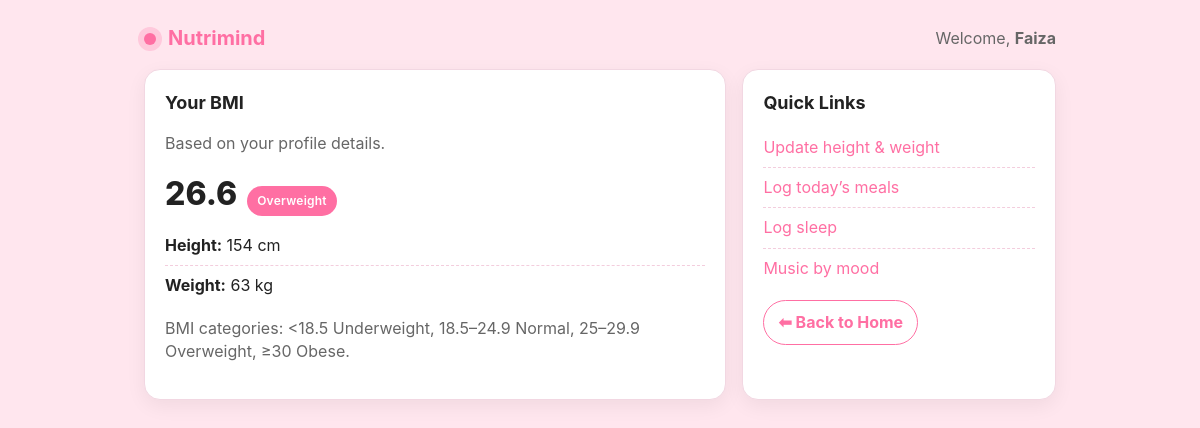
Page /bmi.php (signed in) on the committed database.
### tables this page shows
CREATE TABLE `member` (
  `Member_id` int(50) NOT NULL,
  `Gender` varchar(10) NOT NULL,
  `Height_cm` int(10) NOT NULL,
  `First_name` varchar(100) NOT NULL,
  `Last_name` varchar(100) NOT NULL,
  `Normal` varchar(50) NOT NULL,
  `Overweight` varchar(50) NOT NULL,
  `Obese` varchar(50) NOT NULL,
  `Weight_kg` int(50) NOT NULL,
  `Goal_weight` int(50) DEFAULT NULL,
  `Birth_data` int(50) NOT NULL,
  `Email` varchar(100) NOT NULL,
  `Password_hash` varchar(255) NOT NULL
);

### bmi.php (the view, shortened to what this page needs)
<?php
require_once __DIR__ . '/dbconnect.php';
$memberId = (int)$_SESSION['user_id'];
$firstName = 'Friend';
$h_cm = 0.0;
$w_kg = 0.0;
$stmt = $conn->prepare("SELECT First_name, Height_cm, Weight_kg FROM member WHERE Member_id = ? LIMIT 1");
$stmt->bind_param("i", $memberId);
$stmt->execute();
$res = $stmt->get_result();
if ($row = $res->fetch_assoc()) {
    $firstName = $row['First_name'] ?? 'Friend';
    $h_cm = isset($row['Height_cm']) ? (float)$row['Height_cm'] : 0.0;
    $w_kg = isset($row['Weight_kg']) ? (float)$row['Weight_kg'] : 0.0;
}
$bmi = null;
$category = 'Unknown';
if ($h_cm > 0 && $w_kg > 0) {
    $h_m = $h_cm / 100.0;
    $bmi = $w_kg / ($h_m * $h_m);
    if ($bmi < 18.5) {
        $category = 'Underweight';
    } elseif ($bmi < 25.0) {
        $category = 'Normal';
    } elseif ($bmi < 30.0) {
        $category = 'Overweight';
    } else {
        $category = 'Obese';
    }
}
function h($s){ return htmlspecialchars((string)$s, ENT_QUOTES); }
?>
<!DOCTYPE html>
<html lang="en">
<head>
</head>
<body>
  <div class="wrap">
    <div class="header">
      <a class="brand" href="home.php">
        <span class="dot"></span>
        <span>Nutrimind</span>
      </a>
      <div class="muted">Welcome, <strong><?php echo h($firstName); ?></strong></div>
    </div>
    <div class="content">
      <div class="card">
        <h2>Your BMI</h2>
        <p class="muted">Based on your profile details.</p>
        <div class="metric">
          <div class="value">
            <?php
              echo $bmi !== null ? number_format($bmi, 1) : '--';
            ?>
          </div>
          <div class="pill"><?php echo h($category); ?></div>
        </div>
        <ul class="list">
          <li><strong>Height:</strong> <?php echo $h_cm > 0 ? h($h_cm.' cm') : 'Not set'; ?></li>
          <li><strong>Weight:</strong> <?php echo $w_kg > 0 ? h($w_kg.' kg') : 'Not set'; ?></li>
        </ul>
        <p class="muted" style="margin-top:12px;">
          <?php if ($bmi === null): ?>
            Add your height and weight in your profile to see your BMI.
          <?php else: ?>
            BMI categories: &lt;18.5 Underweight, 18.5–24.9 Normal, 25–29.9 Overweight, ≥30 Obese.
          <?php endif; ?>
        </p>
      </div>
      <div class="card">
        <h2>Quick Links</h2>
        <ul class="list">
          <li><a href="profile.php">Update height &amp; weight</a></li>
          <li><a href="meal.php">Log today’s meals</a></li>
          <li><a href="sleep.php">Log sleep</a></li>
          <li><a href="music.php">Music by mood</a></li>
        </ul>
        <div style="margin-top:12px;">
          <a class="btn outline" href="home.php">⬅ Back to Home</a>
        </div>
      </div>
    </div>
  </div>
</body>
</html>

### bmi.php (style rules this page uses)
:root { --bg: #ffe6ee; --card: #ffffff; --text: #222222; --muted: #666666; --accent: #ff6fa3; --accent-2: #ffa6c6; --ring: rgba(255, 111, 163, 0.25); }
* { box-sizing: border-box; }
html, body { height: 100%; }
body { margin: 0; background: var(--bg) !important; color: var(--text) !important; font-family: -apple-system, BlinkMacSystemFont, "Segoe UI", Roboto, Inter, Arial, "Noto Sans", "Helvetica Neue", sans-serif; -webkit-font-smoothing: antialiased; line-height: 1.45; }
.wrap { max-width: 960px; margin: 0 auto; padding: 24px; }
.header { display:flex; align-items:center; justify-content:space-between; gap:16px; margin-bottom: 16px; }
.brand { display:flex; align-items:center; gap:12px; font-weight: 700; font-size: 20px; color: var(--text); text-decoration: none; }
.brand .dot { width: 12px; height: 12px; border-radius: 50%; background: var(--accent); box-shadow: 0 0 0 6px var(--ring); }
.content { display:grid; grid-template-columns: 1fr; gap: 16px; }
@media (min-width: 900px) { .content { grid-template-columns: 1.3fr .7fr; } }
.card { background: var(--card) !important; color: var(--text) !important; border: 1px solid #f2d7e2; border-radius: 16px; box-shadow: 0 6px 20px rgba(0,0,0,0.06); padding: 20px; }
.card h2 { margin: 0 0 12px 0; font-size: 18px; }
.muted { color: var(--muted); }
.metric { display:flex; align-items:baseline; gap:10px; margin: 8px 0; }
.metric .value { font-size: 32px; font-weight: 800; }
.pill { display:inline-block; padding:6px 10px; border-radius:999px; background: var(--accent); color:#fff; font-weight:600; font-size:12px; letter-spacing: .25px; }
.list { margin: 0; padding: 0; list-style: none; }
.list li { padding: 8px 0; border-bottom: 1px dashed #f3cddd; }
.list li:last-child { border-bottom: none; }
.btn { display:inline-block; padding:10px 14px; border-radius: 999px; border: 1px solid var(--accent); background: var(--accent); color:#fff; text-decoration:none; font-weight: 700; }
.btn.outline { background: transparent !important; color: var(--accent) !important; }
a { color: var(--accent) !important; text-decoration: none; }

### rows in the picture
member: First_name "Faiza", bmi "26.6", category "Overweight", Height_cm "154 cm", Weight_kg "63 kg"
